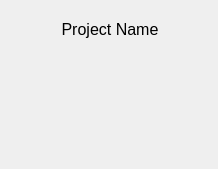
<?xml version="1.0" encoding="UTF-8"?>
<ui version="4.0">
 <class>ProjectPreview</class>
 <widget class="QWidget" name="ProjectPreview">
  <property name="geometry">
   <rect>
    <x>0</x>
    <y>0</y>
    <width>218</width>
    <height>169</height>
   </rect>
  </property>
  <property name="windowTitle">
   <string>Form</string>
  </property>
  <widget class="QWidget" name="verticalLayoutWidget">
   <property name="geometry">
    <rect>
     <x>0</x>
     <y>0</y>
     <width>220</width>
     <height>174</height>
    </rect>
   </property>
   <layout class="QVBoxLayout" name="verticalLayout">
    <item>
     <layout class="QGridLayout" name="gridLayout">
      <property name="verticalSpacing">
       <number>0</number>
      </property>
      <item row="0" column="0">
       <widget class="QLabel" name="label">
        <property name="sizePolicy">
         <sizepolicy hsizetype="Preferred" vsizetype="Fixed">
          <horstretch>0</horstretch>
          <verstretch>0</verstretch>
         </sizepolicy>
        </property>
        <property name="maximumSize">
         <size>
          <width>16777210</width>
          <height>16777215</height>
         </size>
        </property>
        <property name="text">
         <string/>
        </property>
        <property name="pixmap">
         <pixmap resource="../../resources/resources.qrc">:/images/grupo.png</pixmap>
        </property>
        <property name="alignment">
         <set>Qt::AlignmentFlag::AlignCenter</set>
        </property>
       </widget>
      </item>
     </layout>
    </item>
    <item>
     <widget class="QLabel" name="labelProject">
      <property name="font">
       <font>
        <pointsize>12</pointsize>
       </font>
      </property>
      <property name="text">
       <string>Project Name</string>
      </property>
      <property name="alignment">
       <set>Qt::AlignmentFlag::AlignHCenter|Qt::AlignmentFlag::AlignTop</set>
      </property>
     </widget>
    </item>
   </layout>
  </widget>
 </widget>
 <resources>
  <include location="../../resources/resources.qrc"/>
  <include location="../../resources/resources.qrc"/>
 </resources>
 <connections/>
</ui>
